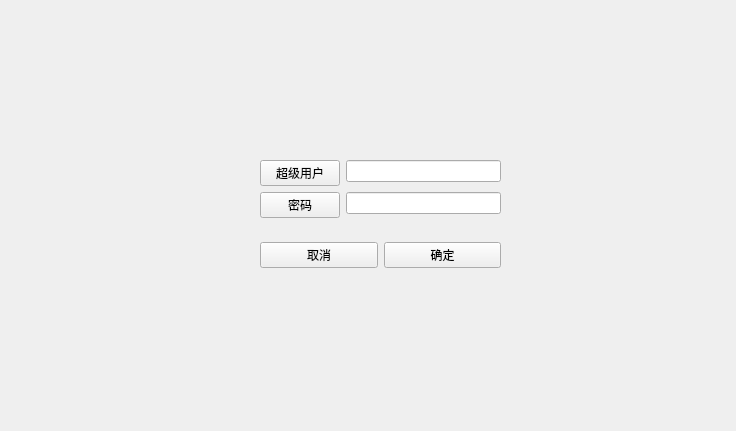
<?xml version="1.0" encoding="UTF-8"?>
<ui version="4.0">
 <class>Login</class>
 <widget class="QWidget" name="Login">
  <property name="geometry">
   <rect>
    <x>0</x>
    <y>0</y>
    <width>736</width>
    <height>431</height>
   </rect>
  </property>
  <property name="windowTitle">
   <string>Form</string>
  </property>
  <property name="styleSheet">
   <string notr="true"/>
  </property>
  <widget class="QWidget" name="formLayoutWidget">
   <property name="geometry">
    <rect>
     <x>260</x>
     <y>160</y>
     <width>241</width>
     <height>71</height>
    </rect>
   </property>
   <layout class="QFormLayout" name="formLayout">
    <item row="0" column="0">
     <widget class="QPushButton" name="pushButton">
      <property name="text">
       <string>超级用户</string>
      </property>
     </widget>
    </item>
    <item row="1" column="0">
     <widget class="QPushButton" name="pushButton_2">
      <property name="text">
       <string>密码</string>
      </property>
     </widget>
    </item>
    <item row="0" column="1">
     <widget class="QLineEdit" name="lineEdit"/>
    </item>
    <item row="1" column="1">
     <widget class="QLineEdit" name="lineEdit_2"/>
    </item>
   </layout>
  </widget>
  <widget class="QWidget" name="horizontalLayoutWidget">
   <property name="geometry">
    <rect>
     <x>260</x>
     <y>230</y>
     <width>241</width>
     <height>51</height>
    </rect>
   </property>
   <layout class="QHBoxLayout" name="horizontalLayout">
    <item>
     <widget class="QPushButton" name="pushButton_4">
      <property name="text">
       <string>取消</string>
      </property>
     </widget>
    </item>
    <item>
     <widget class="QPushButton" name="pushButton_3">
      <property name="text">
       <string>确定</string>
      </property>
     </widget>
    </item>
   </layout>
  </widget>
 </widget>
 <resources/>
 <connections/>
</ui>
